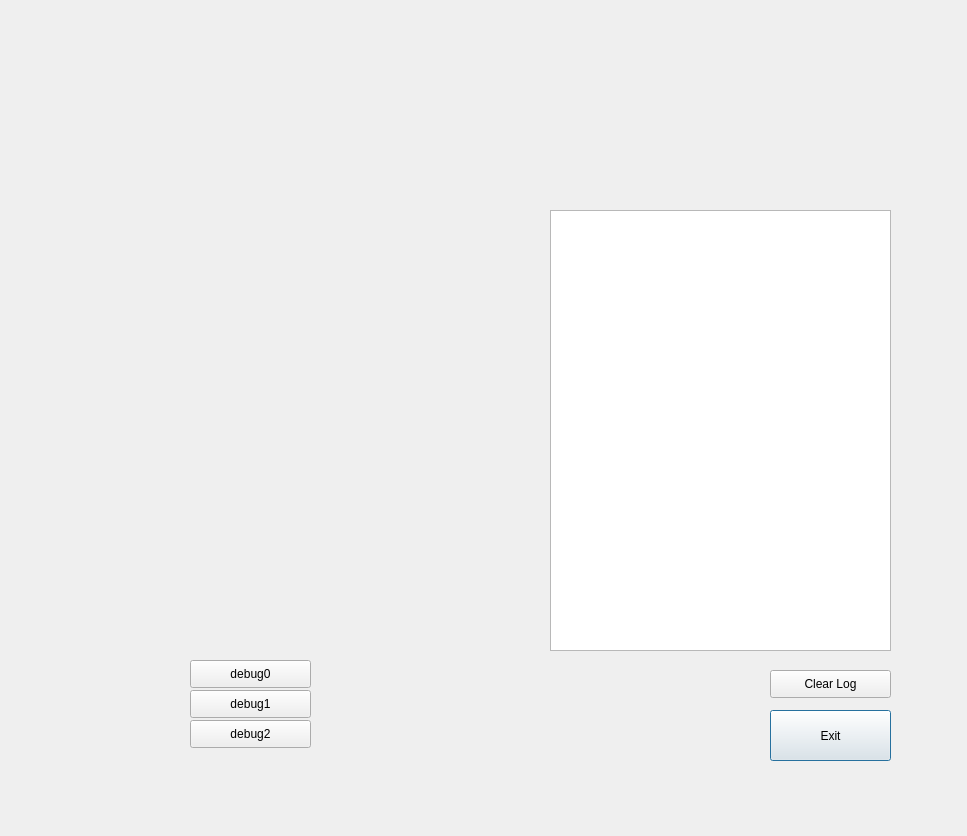
<?xml version="1.0" encoding="UTF-8"?>
<ui version="4.0">
 <class>MainWindow</class>
 <widget class="QDialog" name="MainWindow">
  <property name="geometry">
   <rect>
    <x>0</x>
    <y>0</y>
    <width>967</width>
    <height>836</height>
   </rect>
  </property>
  <property name="windowTitle">
   <string>NSW sTGC Trigger Chain Test Control </string>
  </property>
  <widget class="QPushButton" name="btn_exit">
   <property name="geometry">
    <rect>
     <x>770</x>
     <y>710</y>
     <width>121</width>
     <height>51</height>
    </rect>
   </property>
   <property name="text">
    <string>Exit</string>
   </property>
  </widget>
  <widget class="QPushButton" name="btn_clear_log">
   <property name="geometry">
    <rect>
     <x>770</x>
     <y>670</y>
     <width>121</width>
     <height>28</height>
    </rect>
   </property>
   <property name="text">
    <string>Clear Log</string>
   </property>
  </widget>
  <widget class="QTextBrowser" name="textBrowser_log">
   <property name="geometry">
    <rect>
     <x>550</x>
     <y>210</y>
     <width>341</width>
     <height>441</height>
    </rect>
   </property>
  </widget>
  <widget class="QPushButton" name="btn_debug0">
   <property name="geometry">
    <rect>
     <x>190</x>
     <y>660</y>
     <width>121</width>
     <height>28</height>
    </rect>
   </property>
   <property name="text">
    <string>debug0</string>
   </property>
  </widget>
  <widget class="QPushButton" name="btn_debug1">
   <property name="geometry">
    <rect>
     <x>190</x>
     <y>690</y>
     <width>121</width>
     <height>28</height>
    </rect>
   </property>
   <property name="text">
    <string>debug1</string>
   </property>
  </widget>
  <widget class="QPushButton" name="btn_debug2">
   <property name="geometry">
    <rect>
     <x>190</x>
     <y>720</y>
     <width>121</width>
     <height>28</height>
    </rect>
   </property>
   <property name="text">
    <string>debug2</string>
   </property>
  </widget>
 </widget>
 <resources/>
 <connections/>
</ui>
